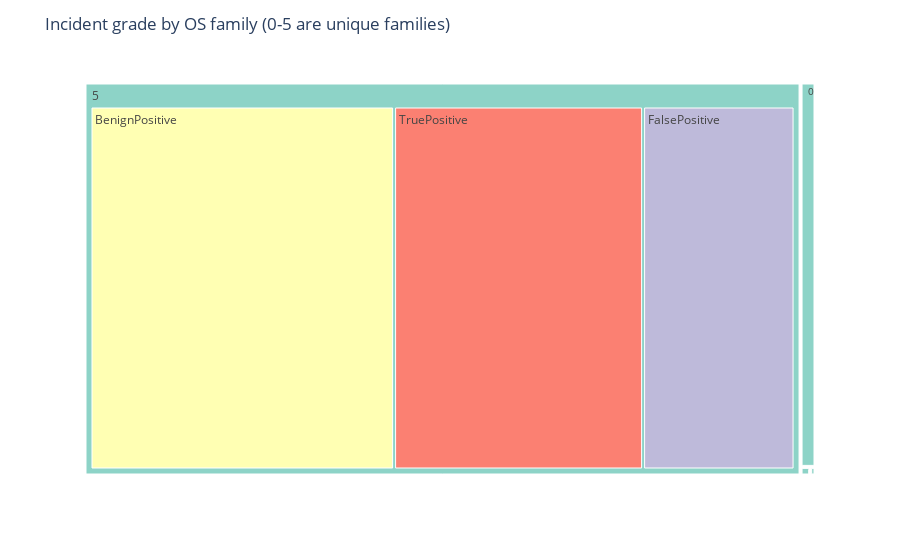

This figure's notebook cell:
### Markdown cell above
<a id="igeventdata"></a>

### Analyzing event specifics in relation with the incident grade

[Back to top](#plan)

### Code cell
agg_os_grade = (
    df.groupby(['OSFamily', 'IncidentGrade'], observed=False)
    .size()
    .reset_index(name='count')
)

agg_os_grade['OSFamily'] = agg_os_grade['OSFamily'].astype(str)
agg_os_grade['IncidentGrade'] = agg_os_grade['IncidentGrade'].astype(str)

fig = px.treemap(
    agg_os_grade,
    path=['OSFamily', 'IncidentGrade'],
    values='count',
    color='IncidentGrade',
    color_discrete_sequence=px.colors.qualitative.Set3
)

fig.update_layout(
    title_text='Incident grade by OS family (0-5 are unique families)'
)
fig.show()

### Figure 1 — Plotly figure (JSON) as saved in the notebook; plotly's stock layout.template omitted (floating-point values rounded to 4 significant figures)
{"data": [{"branchvalues": "total", "customdata": [["(?)"], ["(?)"], ["(?)"], ["(?)"], ["(?)"], ["(?)"], ["BenignPositive"], ["BenignPositive"], ["BenignPositive"], ["BenignPositive"], ["BenignPositive"], ["BenignPositive"], ["FalsePositive"], ["FalsePositive"], ["FalsePositive"], ["FalsePositive"], ["FalsePositive"], ["FalsePositive"], ["TruePositive"], ["TruePositive"], ["TruePositive"], ["TruePositive"], ["TruePositive"], ["TruePositive"]], "domain": {"x": [0, 1], "y": [0, 1]}, "hovertemplate": "labels=%{label}<br>count=%{value}<br>parent=%{parent}<br>id=%{id}<br>IncidentGrade=%{customdata[0]}<extra></extra>", "ids": ["5", "3", "2", "1", "0", "4", "0/BenignPositive", "1/BenignPositive", "2/BenignPositive", "5/BenignPositive", "3/BenignPositive", "4/BenignPositive", "5/FalsePositive", "0/FalsePositive", "3/FalsePositive", "2/FalsePositive", "1/FalsePositive", "4/FalsePositive", "4/TruePositive", "2/TruePositive", "5/TruePositive", "1/TruePositive", "0/TruePositive", "3/TruePositive"], "labels": ["5", "3", "2", "1", "0", "4", "BenignPositive", "BenignPositive", "BenignPositive", "BenignPositive", "BenignPositive", "BenignPositive", "FalsePositive", "FalsePositive", "FalsePositive", "FalsePositive", "FalsePositive", "FalsePositive", "TruePositive", "TruePositive", "TruePositive", "TruePositive", "TruePositive", "TruePositive"], "marker": {"colors": ["rgb(141,211,199)", "rgb(141,211,199)", "rgb(141,211,199)", "rgb(141,211,199)", "rgb(141,211,199)", "rgb(141,211,199)", "rgb(255,255,179)", "rgb(255,255,179)", "rgb(255,255,179)", "rgb(255,255,179)", "rgb(255,255,179)", "rgb(255,255,179)", "rgb(190,186,218)", "rgb(190,186,218)", "rgb(190,186,218)", "rgb(190,186,218)", "rgb(190,186,218)", "rgb(190,186,218)", "rgb(251,128,114)", "rgb(251,128,114)", "rgb(251,128,114)", "rgb(251,128,114)", "rgb(251,128,114)", "rgb(251,128,114)"]}, "name": "", "parents": ["", "", "", "", "", "", "0", "1", "2", "5", "3", "4", "5", "0", "3", "2", "1", "4", "4", "2", "5", "1", "0", "3"], "type": "treemap", "values": [9257000.0, 7.0, 1496.0, 2732.0, 189000.0, 1.0, 121900.0, 1777.0, 920.0, 3992000.0, 3.0, 0.0, 1991000.0, 37860.0, 3.0, 533.0, 128.0, 0.0, 1.0, 43.0, 3274000.0, 827.0, 29220.0, 1.0]}], "layout": {"legend": {"tracegroupgap": 0}, "margin": {"t": 60}, "title": {"text": "Incident grade by OS family (0-5 are unique families)"}, "treemapcolorway": ["rgb(141,211,199)", "rgb(255,255,179)", "rgb(190,186,218)", "rgb(251,128,114)", "rgb(128,177,211)", "rgb(253,180,98)", "rgb(179,222,105)", "rgb(252,205,229)", "rgb(217,217,217)", "rgb(188,128,189)", "rgb(204,235,197)", "rgb(255,237,111)"]}}
